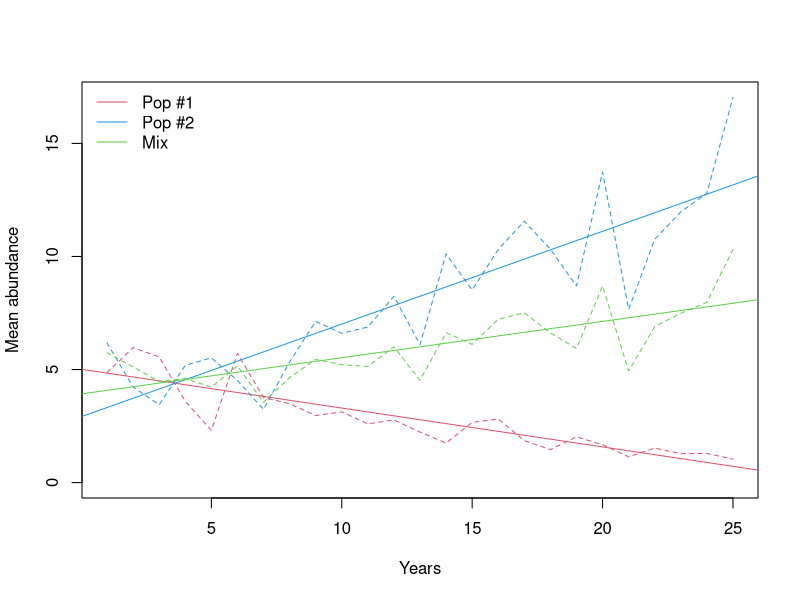

This figure's R source:
## simulating equal numbers of sites for 2 populations (same species) with
## - different trend
## - different temporal variability
## then we sample different proportions of the 2 populations
## and see what kind of trend do we get

set.seed(1)

N <- 100
T <- 25
TT <- rep(seq_len(T), each=N)
NN <- rep(seq_len(N), T)

alpha1 <- 1
sigma1 <- 1
alpha2 <- 1
sigma2 <- 1

beta1 <- log(-5/100 + 1)
beta2 <- log(5/100 + 1)

tau1 <- 0.2
tau2 <- 0.2

eps1 <- rnorm(N, 0, sigma1)
eps2 <- rnorm(N, 0, sigma2)

nu1 <- rnorm(T, 0, tau1)
nu2 <- rnorm(T, 0, tau2)

lam1 <- exp(alpha1 + beta1*(TT-1) + eps1[NN] + nu1[TT])
lam2 <- exp(alpha2 + beta2*(TT-1) + eps2[NN] + nu2[TT])

lam1mat <- matrix(lam1, N, T)
lam2mat <- matrix(lam2, N, T)

p <- 0.5
pp <- round(N*p)
lam3mat <- rbind(lam1mat[1:pp,,drop=FALSE], lam2mat[(N-pp+1):N,,drop=FALSE])

plot(seq_len(T), colMeans(lam1mat), type="l", col=2,
    ylim=c(0, max(colMeans(lam1mat), colMeans(lam2mat))), lty=2,
    xlab="Years", ylab="Mean abundance")
abline(lm(colMeans(lam1mat) ~ seq_len(T)), col=2)
lines(seq_len(T), colMeans(lam2mat), col=4, lty=2)
abline(lm(colMeans(lam2mat) ~ seq_len(T)), col=4)
lines(seq_len(T), colMeans(lam3mat), col=3, lty=2)
abline(lm(colMeans(lam3mat) ~ seq_len(T)), col=3)
legend("topleft", bty="n", lty=1, col=c(2,4,3),
    legend=c("Pop #1", "Pop #2", "Mix"))

